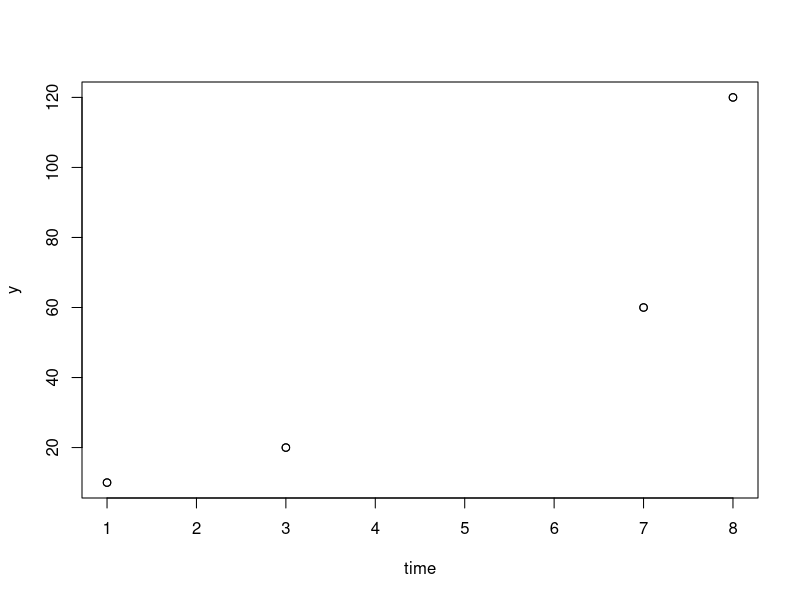
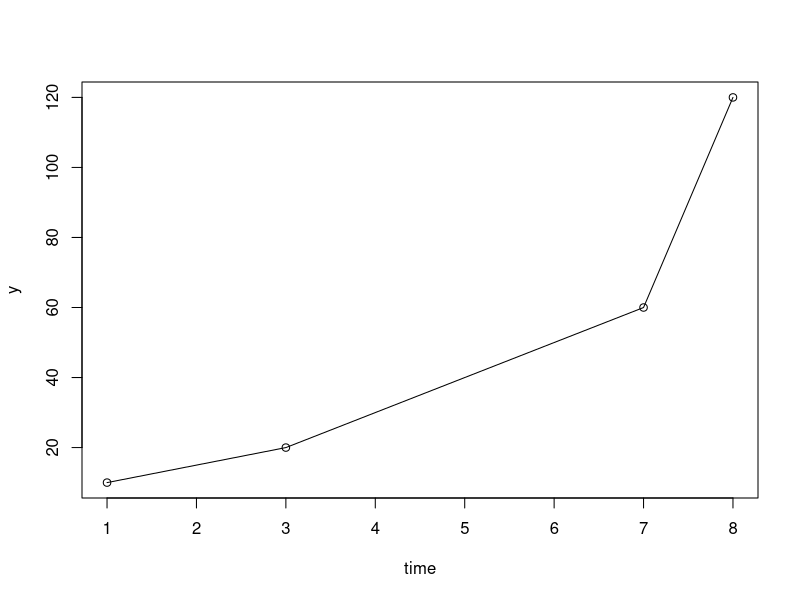
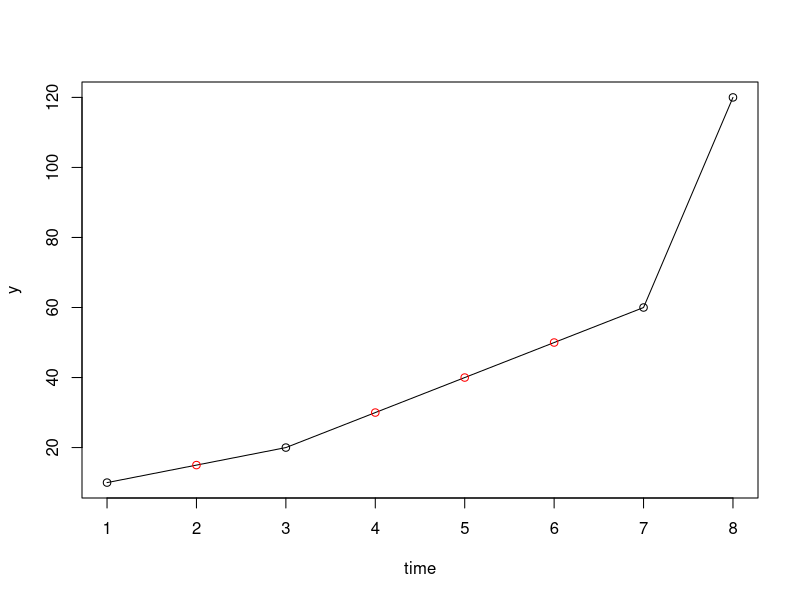

The R script that drew these images, in order:
## ---- chunk 1
knitr::opts_chunk$set(echo = TRUE)
## ---- chunk 2
y <- c(10, NA, 20, NA, NA, NA, 60, 120)
y2 <- c(NA, 15, NA, 30, 40, 50, NA, NA )
time <- 1:length(y)
plot(y ~ time, subset = !is.na(y))
points(y ~ time)
## ---- chunk 3
y <- c(10, NA, 20, NA, NA, NA, 60, 120)
y2 <- c(NA, 15, NA, 30, 40, 50, NA, NA )
time <- 1:length(y)
plot(y ~ time, type="l", subset = !is.na(y))
points(y ~ time)
## ---- chunk 4
y <- c(10, NA, 20, NA, NA, NA, 60, 120)
y2 <- c(NA, 15, NA, 30, 40, 50, NA, NA )
time <- 1:length(y)
plot(y ~ time, type="l", subset = !is.na(y))
points(y ~ time)
points(y2 ~ time, col = "red")
